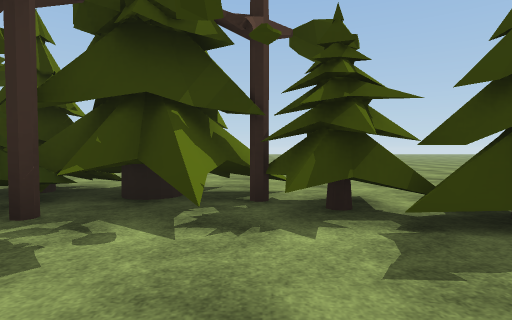
[1] (above)

13 first-person views from a walk through a 3-D level made in the Unity game engine. The camera is 1.2 m above the floor, tilts 2° down and sees 80° across. The floor is counted in squares, 2 m on a side. Each view is taken from the middle of a square. On the plan, view 1 faces up. The plan holds only what a view shows up to about 9 squares ahead; the rest is blank. The place goes on beyond the plan. The player is left out. Some animated figures are not drawn. Some surface patterns are stand-ins.

[2]
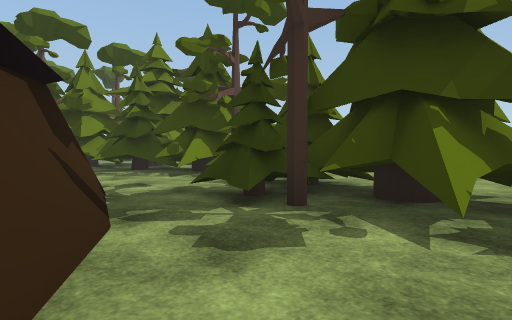

[3]
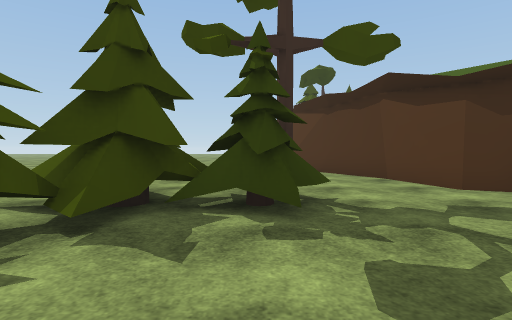

[4]
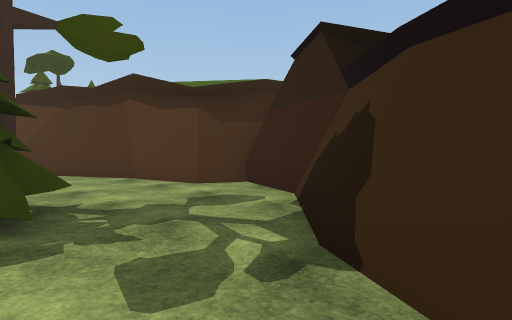

[5]
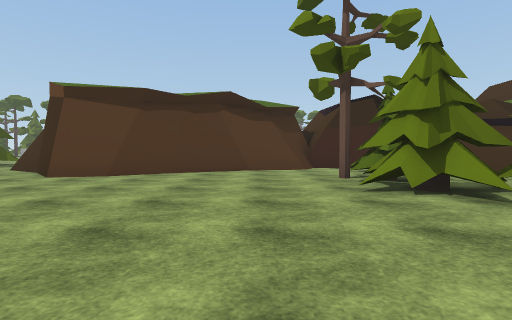

[6]
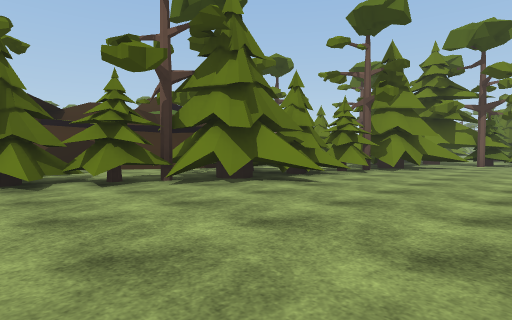

[7]
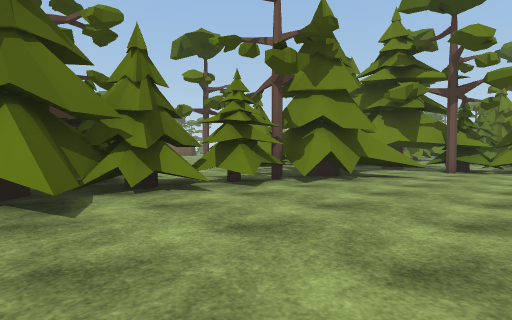

[8]
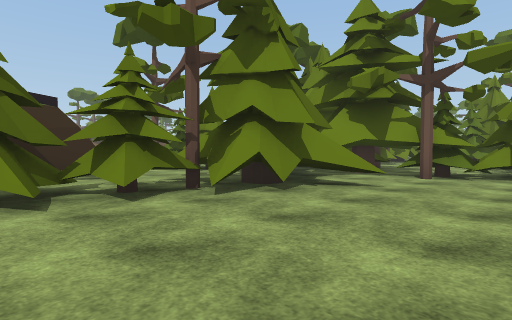

[9]
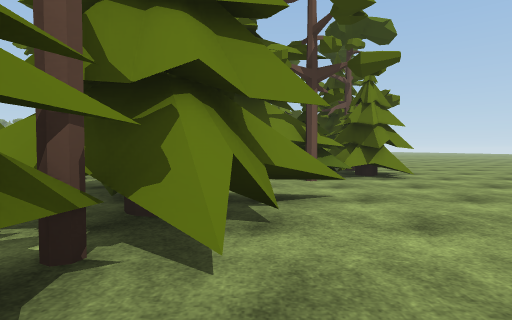

[10]
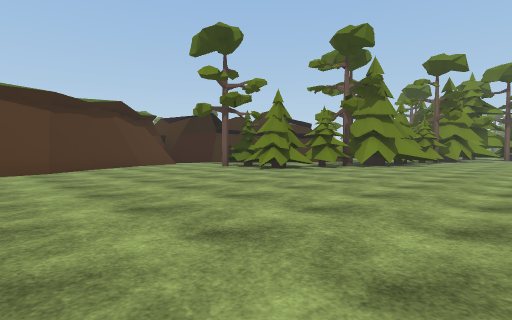

[11]
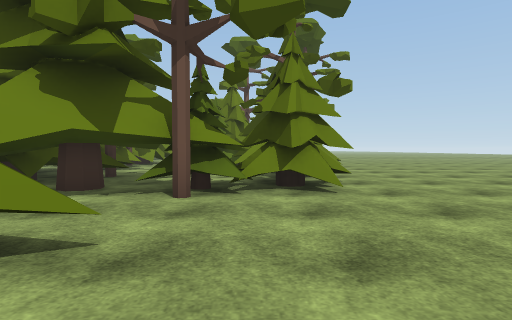

[12]
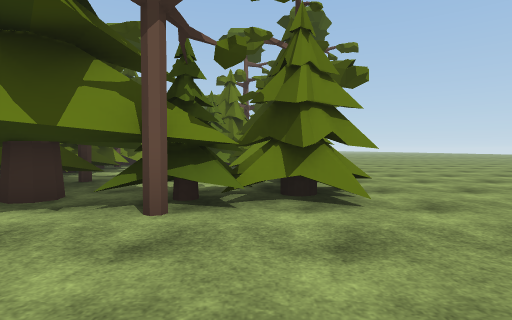

[13]
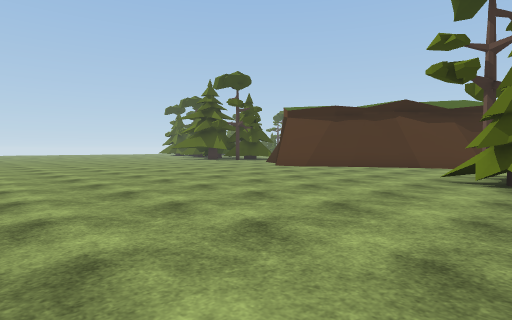

### Floor plan
Key: @ floor where view 1 was taken; # wall or solid block; . floor; = window, fence, low wall or low ledge; T thing the floor can be seen under or through; O other object.
Columns run from 17 left of view 1 to 10 right of it. Each row starts with its distance up from view 1.
  9     OOOO....................
  8   ##OOOO....................
  7 OO=   OT.#..................
  6 OO    TT.###...#............
  5   ..TTT#####OOO##...........
  4   OO #######OOO###O.........
  3   OO #  #.....O##OOOO......
  2         OO.....O.O.OO......
  1         OO.  ##....OO.......
  0              ####@..O....###
 -1            ##   ##......####
 -2                  ##..####
 -3                   ####

Positions as (right, up) in squares from view 1, and headings:
1: (0, 0), facing up
2: (0, 0), facing up-left
3: (-1, 1), facing right
4: (-1, 1), facing down-right
5: (5, 7), facing down
6: (3, 9), facing down-left
7: (-1, 9), facing down-left
8: (-3, 9), facing down-left
9: (-4, 6), facing left
10: (10, 9), facing down-left
11: (-6, 8), facing left
12: (-7, 8), facing left
13: (2, 9), facing down-right
